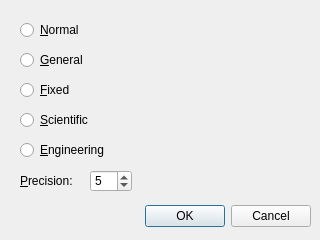
<?xml version="1.0" encoding="UTF-8"?>
<ui version="4.0">
 <class>FormatDialog</class>
 <widget class="QDialog" name="FormatDialog">
  <property name="geometry">
   <rect>
    <x>0</x>
    <y>0</y>
    <width>320</width>
    <height>240</height>
   </rect>
  </property>
  <property name="windowTitle">
   <string>Numeric Format</string>
  </property>
  <widget class="QDialogButtonBox" name="buttonBox">
   <property name="geometry">
    <rect>
     <x>10</x>
     <y>200</y>
     <width>301</width>
     <height>32</height>
    </rect>
   </property>
   <property name="orientation">
    <enum>Qt::Orientation::Horizontal</enum>
   </property>
   <property name="standardButtons">
    <set>QDialogButtonBox::StandardButton::Cancel|QDialogButtonBox::StandardButton::Ok</set>
   </property>
  </widget>
  <widget class="QRadioButton" name="normRadioButton">
   <property name="geometry">
    <rect>
     <x>20</x>
     <y>20</y>
     <width>89</width>
     <height>20</height>
    </rect>
   </property>
   <property name="text">
    <string>&amp;Normal</string>
   </property>
  </widget>
  <widget class="QRadioButton" name="generalRadioButton">
   <property name="geometry">
    <rect>
     <x>20</x>
     <y>50</y>
     <width>89</width>
     <height>20</height>
    </rect>
   </property>
   <property name="text">
    <string>&amp;General</string>
   </property>
  </widget>
  <widget class="QRadioButton" name="fixRadioButton">
   <property name="geometry">
    <rect>
     <x>20</x>
     <y>80</y>
     <width>89</width>
     <height>20</height>
    </rect>
   </property>
   <property name="text">
    <string>&amp;Fixed</string>
   </property>
  </widget>
  <widget class="QRadioButton" name="sciRadioButton">
   <property name="geometry">
    <rect>
     <x>20</x>
     <y>110</y>
     <width>89</width>
     <height>20</height>
    </rect>
   </property>
   <property name="text">
    <string>&amp;Scientific</string>
   </property>
  </widget>
  <widget class="QRadioButton" name="engRadioButton">
   <property name="geometry">
    <rect>
     <x>20</x>
     <y>140</y>
     <width>89</width>
     <height>20</height>
    </rect>
   </property>
   <property name="text">
    <string>&amp;Engineering</string>
   </property>
  </widget>
  <widget class="QLabel" name="label">
   <property name="geometry">
    <rect>
     <x>20</x>
     <y>173</y>
     <width>71</width>
     <height>16</height>
    </rect>
   </property>
   <property name="text">
    <string>&amp;Precision:</string>
   </property>
   <property name="buddy">
    <cstring>precisionSpinBox</cstring>
   </property>
  </widget>
  <widget class="QSpinBox" name="precisionSpinBox">
   <property name="geometry">
    <rect>
     <x>90</x>
     <y>170</y>
     <width>42</width>
     <height>22</height>
    </rect>
   </property>
   <property name="minimum">
    <number>0</number>
   </property>
   <property name="maximum">
    <number>16</number>
   </property>
   <property name="value">
    <number>5</number>
   </property>
  </widget>
 </widget>
 <resources/>
 <connections>
  <connection>
   <sender>buttonBox</sender>
   <signal>accepted()</signal>
   <receiver>FormatDialog</receiver>
   <slot>accept()</slot>
   <hints>
    <hint type="sourcelabel">
     <x>248</x>
     <y>254</y>
    </hint>
    <hint type="destinationlabel">
     <x>157</x>
     <y>274</y>
    </hint>
   </hints>
  </connection>
  <connection>
   <sender>buttonBox</sender>
   <signal>rejected()</signal>
   <receiver>FormatDialog</receiver>
   <slot>reject()</slot>
   <hints>
    <hint type="sourcelabel">
     <x>316</x>
     <y>260</y>
    </hint>
    <hint type="destinationlabel">
     <x>286</x>
     <y>274</y>
    </hint>
   </hints>
  </connection>
 </connections>
</ui>
